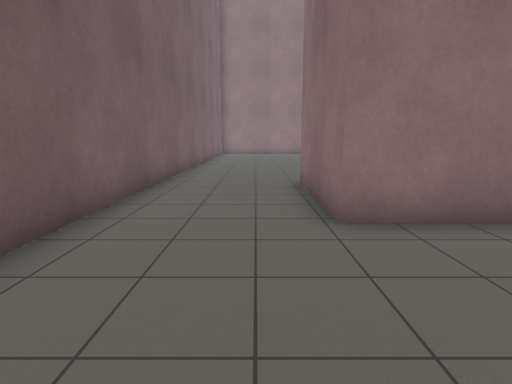
View 1 (above)

16 first-person views from a walk through a robot-simulator world made for Gazebo. The camera is 1.2 m above the floor, tilts 10° down and sees 80° across. The floor is counted in squares, 1 m on a side. Each view is taken from the middle of a square. On the plan, view 1 faces up. The plan holds only what a view shows up to about 13 squares ahead; the rest is blank. Robots are left out.

View 2
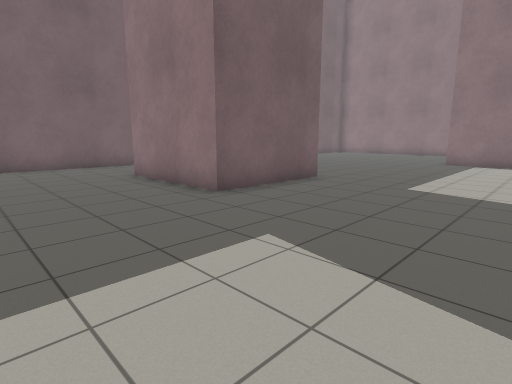

View 3
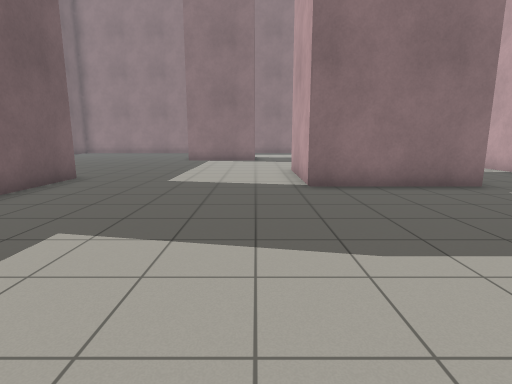

View 4
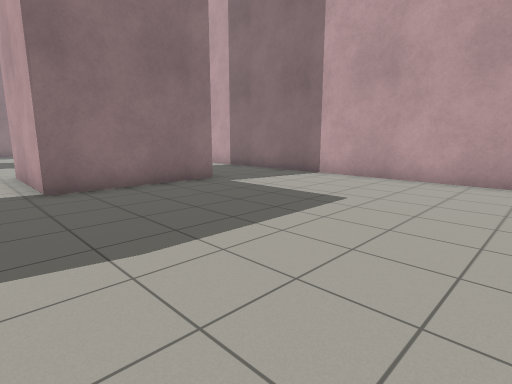

View 5
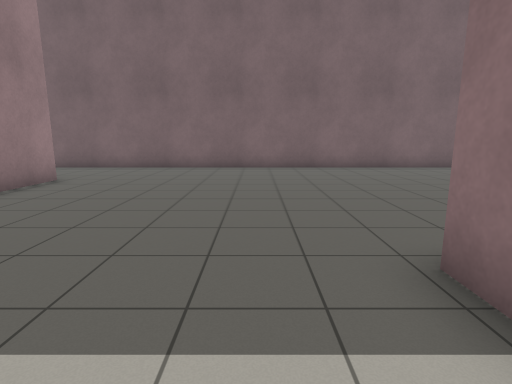

View 6
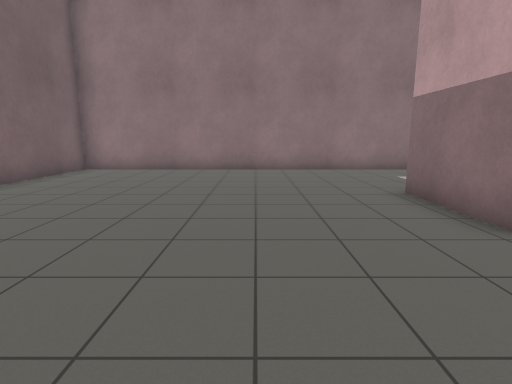

View 7
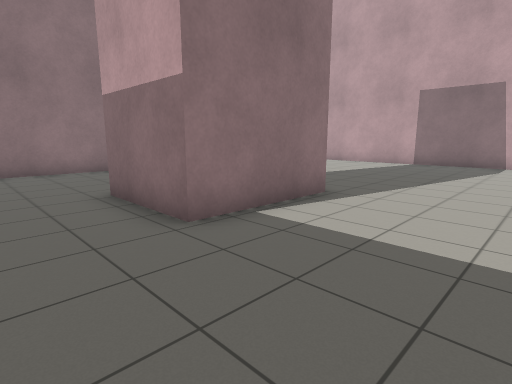

View 8
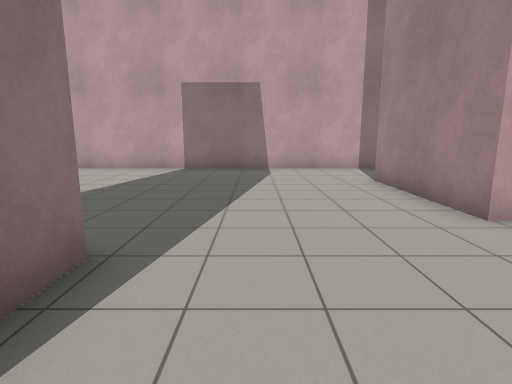

View 9
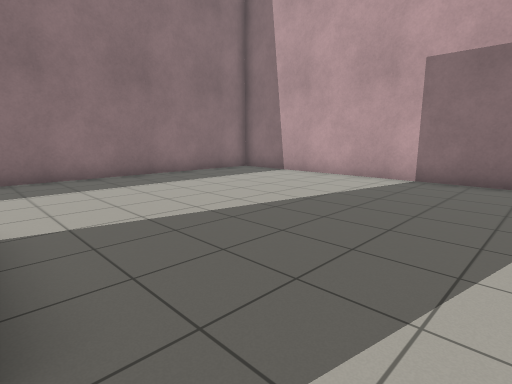

View 10
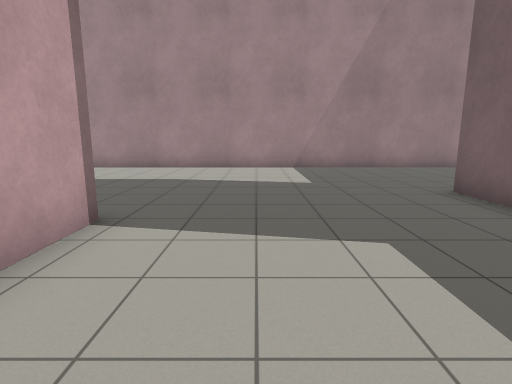

View 11
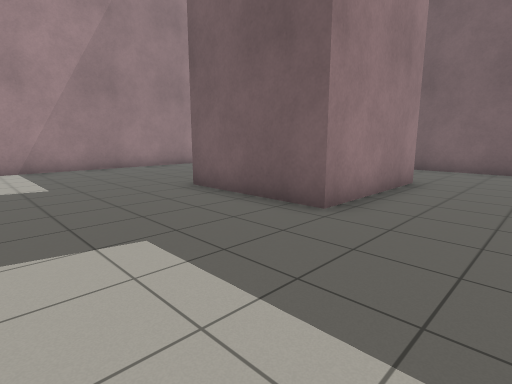

View 12
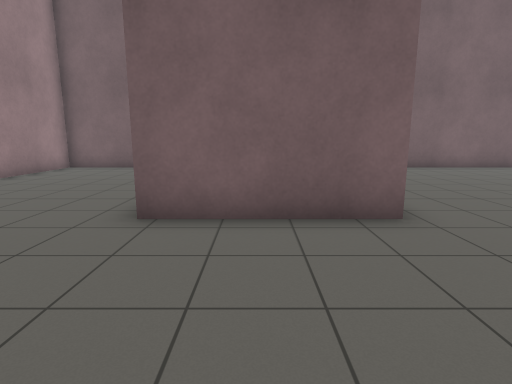

View 13
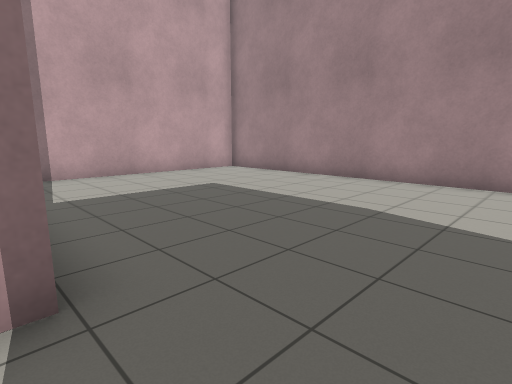

View 14
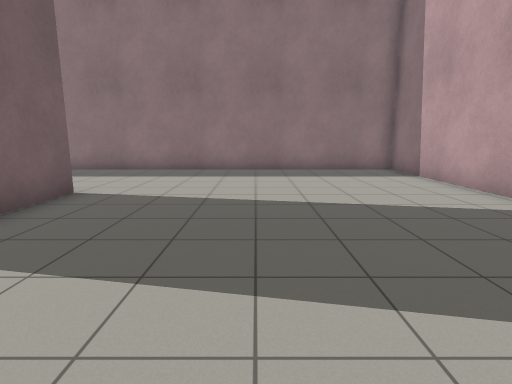

View 15
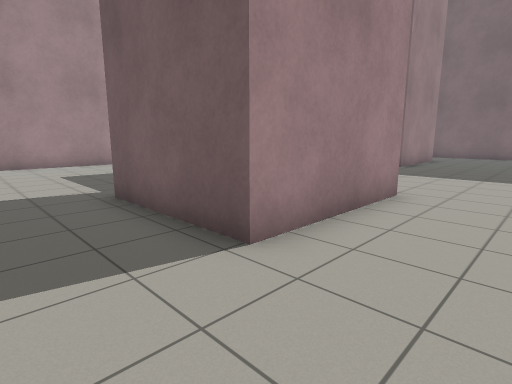

View 16
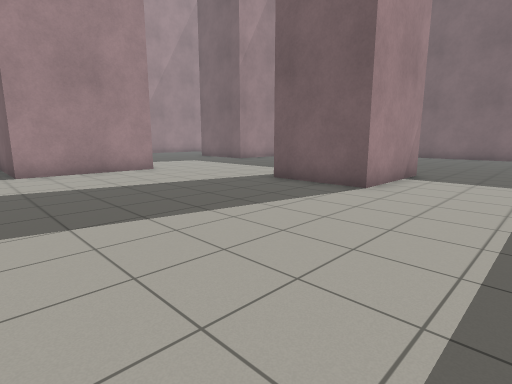

### Floor plan
Points are (right, up) in squares from view 1. A wall is a line through its corners. A room is listed if a view was taken in it or the views show most of it. See-through windows are left out.
Room 1 (views 1, 2, 3, 4, 5, 6, 7, 8, 9, 10, 11, 12, 13, 14, 15, 16)
walls: (12.3, 10.6) (16.7, 10.6) (16.7, 6.6) (12.3, 6.6) (12.3, 10.6); (5.5, 8.2) (5.5, 4.2) (1.2, 4.2) (1.2, 8.2) (5.5, 8.2); (7.3, 15.7) (7.3, 18.7) (10.9, 18.7) (10.9, 15.7) (7.3, 15.7); (20.2, -1.7) (20.2, 23.9) (-2.6, 23.9) (-2.6, -1.7) (20.2, -1.7)

Where each view was taken, in squares from view 1:
view 1: 0 up, 0 right, facing up
view 2: 0 up, 11 right, facing up-left
view 3: 1 down, 11 right, facing up
view 4: 1 down, 11 right, facing up-right
view 5: 14 up, 10 right, facing left
view 6: 12 up, 4 right, facing up
view 7: 12 up, 5 right, facing up-right
view 8: 14 up, 8 right, facing right
view 9: 14 up, 11 right, facing up-right
view 10: 11 up, 10 right, facing down
view 11: 11 up, 10 right, facing down-left
view 12: 6 up, 10 right, facing left
view 13: 7 up, 10 right, facing down-right
view 14: 12 up, 15 right, facing up
view 15: 13 up, 19 right, facing down-left
view 16: 22 up, 18 right, facing down-left
